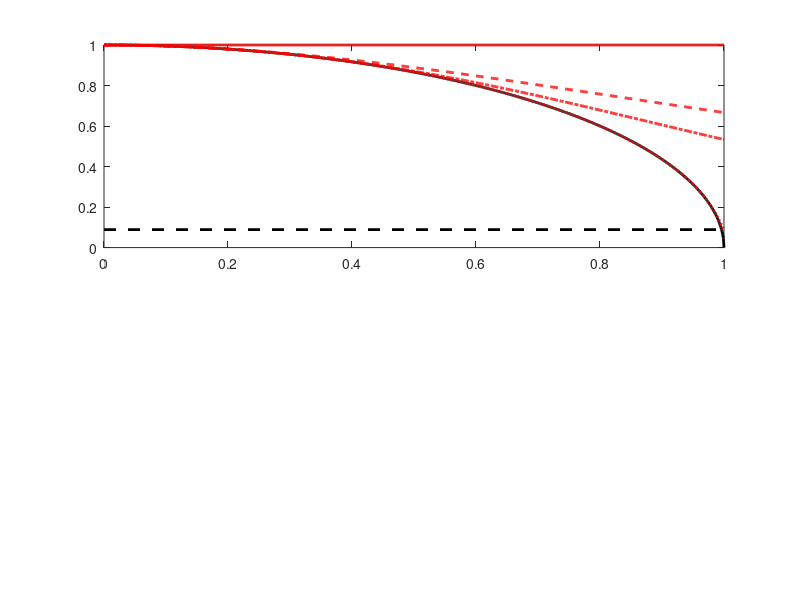

The MATLAB source for this figure: (Note: this script raises an error after producing the figure.)
%% clear close
clear
close all

%% constants
c =  299792458; % [m/s] speed of light
h = 6.62607015e-34;% [m^2 kg / s] Planck's Constant
kB = 5.670374419184429453970e-8; % [J?m?2?s?1?K?4] stefan-boltzmann constant
b = 2.897771955e-3; % [m?K] Wien's displacement constant
G = 6.6744e-11; % [m^3/(kg s)] gravitational constant
re = 6371000; % [m] earth's mean radius
Me = 5.97219e24; % [kg] earth's mass
Ms = 333000*Me; % [kg] sun's mass
eMax = c^2/2;
vGalaxy = 0.581152e6; %[m/s] how fast our galaxy is moving
planckl = @(lambda,T) 2*h*c^2./(lambda.^5.*(exp(h*c./(kB*lambda.*T))-1));
planckl_odd = @(lambda,T) 2*h*c^2./(lambda.^2.*(exp(h*c./(kB*lambda.*T))-1));
planckf = @(v,T) 2*h*v.^3./(c^2*(exp(h*v/(T))-1));
ly_per_parsec = 26/8;
ls_per_ly = 365*24*60*60;
m_per_ls = c;
m_per_parsec =  (m_per_ls * ls_per_ly * ly_per_parsec);
c_parsec = c / m_per_parsec;
G_parsec = G / (m_per_ls * ls_per_ly * ly_per_parsec)^3;

v_green = .55e-6;
m_green = v_green * h;
m_electron = 1e-31;
photon_per_electron = m_electron / m_green;

%% taylor series expantion of 1/gamma error
v_c = [0:1e-3:1];
gamma = sqrt(1-v_c.^2);
gamma_t1 = ones(size(v_c));
gamma_t2 = 1./(ones(size(v_c)) + 0.5*v_c.^2);
gamma_t3 = ones(size(v_c));
gamma_t6 = ones(size(v_c));
n = -.5;
p = n;
k = 100;
num = n;
for i = 1 : k - 1
    fac_i = factorial(i);
    c_i = num/fac_i;
    gamma_t6 = gamma_t6 + abs(c_i)*v_c.^(2*i);
    if i <=2
        gamma_t3 = gamma_t3 + abs(c_i)*v_c.^(2*i);
    end
    p = n - i;
    num = num*p;
end
gamma_t3 = 1./gamma_t3;
gamma_t6 = 1./gamma_t6;
figure()
subplot(2,1,1)
plot(v_c,gamma,'k','linewidth',2);
hold on
plot(v_c,gamma_t1,'-r','linewidth',2);
plot(v_c,gamma_t2,'--r','linewidth',2);
plot(v_c,gamma_t3,'-.r','linewidth',2);
plot(v_c,gamma_t6,':r','linewidth',2);
plot([0 1],[gamma_t6(end) gamma_t6(end)],'--k','LineWidth',2)
legend('$\frac{1}{\gamma}$','$1^{st}~Order$','$2^{nd}~Order$','$3^{rd}~Order$'...
    ,'$1000^{th}~Order$','$\frac{1}{\gamma}$ Estimate @ $\frac{1}{\gamma}=1$','Location','SW'...
    ,'fontsize',14,'interpreter','latex')
xlabel('v/c','FontSize',20,'interpreter','latex');
ylabel('$\frac{1}{\gamma}$ Estimate','FontSize',20,'interpreter','latex');
title({'$\frac{1}{\gamma}$ Estimates','Taylor Series Evaluated at v/c = 0'}...
    ,'FontSize',16,'interpreter','latex')
grid on
xticks([0:.1:1])
xticklabels([0:.1:1])
yticks([0:.1:1])
yticklabels([0:.1:1])
subplot(2,1,2)
plot(v_c,(gamma_t1-gamma),'-r','linewidth',2);
hold on
plot(v_c,(gamma_t2-gamma),'--r','linewidth',2);
plot(v_c,(gamma_t3-gamma),'-.r','linewidth',2);
plot(v_c,(gamma_t6-gamma),':r','linewidth',2);
plot([0 1],[gamma_t6(end)-gamma(end) gamma_t6(end)-gamma(end)],'--k','LineWidth',2)
legend('$1^{st}~Order$','$2^{nd}~Order$','$3^{rd}~Order$','$1000^{th}~Order$'...
    ,'$\frac{1}{\gamma}$ Error @ $\frac{1}{\gamma}=1$','Location','NW','fontsize',14,'interpreter','latex')
xlabel('v/c','FontSize',20,'interpreter','latex');
ylabel('$\frac{1}{\gamma}$ Error','FontSize',20,'interpreter','latex');
title({'$\frac{1}{\gamma}$ Error','Taylor Series Evaluated at v/c = 0'}...
    ,'FontSize',16,'interpreter','latex')
grid on
xticks([0:.1:1])
xticklabels([0:.1:1])
yticks([0:.1:1])
yticklabels([0:.1:1])

%% graph twin ages more with same acceleration when there is more travel
vfc = 0.5;
ax = 0.5*(vfc)^2;
gamma_inv = sqrt(1-ax/.5);
tp = [0:1e-2:3]*365*24*60*60;
x = vfc.*tp;
t = gamma_inv.*tp;
delta_t = tp - t;
fig = figure(1)
subplot(2,1,1);
plot(x/(365*24*60*60),delta_t/(365*24*60*60),'k','LineWidth',2);
xlabel('Distance Traveled (Light-Years)','FontSize',20);
ylabel({'Age Difference','(Years)'},'FontSize',20);
xticks([0:.1:3*vfc]);
yticks([0:.1:3]);
title('Traveling Twin at $\frac{1}{2}c$','Interpreter','latex','FontSize',20)
grid on
subplot(2,1,2);
plot(zeros(size(delta_t)),delta_t/(365*24*60*60),'k','LineWidth',2);
xlabel('Change in Acceleration From Original Profile','FontSize',20);
ylabel({'Age Difference','(Years)'},'FontSize',20);
yticks([0:.1:3]);
grid on
close(fig);

%% velocity is not the cause of time dilation
v1 = [0:.01:1];
v2 = [v1];
vr = (v1+v2)./(1+(v1.*v2));
fig = figure(1);
plot(vr,zeros(size(vr)),'k','LineWidth',2);
xlabel('Relative Velocity (Fraction of $c$)','FontSize',20,'Interpreter','latex');
ylabel('$\frac{dt_2}{dt_3}$','Interpreter','latex','FontSize',20);
xticks([0:.1:3*vfc]);
grid on


%% refraction correction
v = c*[0:1e-3:1-1e-3];
n_orig = c./v;
gamma_inv = sqrt(1-(v/c).^2);
n_new = flip(1./gamma_inv);
plot(n_orig, n_new);

%% circular orbit speed with relativity
Mg = 1e11*Ms; % pass of center of galaxy
rs  = G_parsec*Mg / c_parsec^2;
r = rs:1e-6:10;
Ve_c = m_per_parsec*sqrt(G_parsec*Mg ./ r)/c;
dt_dtp_P = sqrt(1-rs./r);
Ve_c_observed = Ve_c.*dt_dtp_P;
plot(r,Ve_c_observed);
set(gca,'XScale','log');

%% light-g ratio for different things
photons_Sun_per_Sec = 1e45;
obj.E.T = 287.039; % [K] average earth temperature
% avg temps
obj.sun.T = 5778;  % [K] average sun temperature
obj.V.T = 737;     % [K] average venus temperature
obj.E.T = 287.039; % [K] average earth temperature
obj.M.T = 210.372; % [K] average mars temperature
% https://www.google.com/url?sa=t&rct=j&q=&esrc=s&source=web&cd=&cad=rja&uact=8&ved=2ahUKEwi4hdjByaj5AhXBGVkFHUFJAgUQFnoECBMQAw&url=https%3A%2F%2Fwww.smartconversion.com%2F(X(1))%2FotherInfo%2FTemperature_of_planets_and_the_Sun.aspx&usg=AOvVaw0FW8wH3CVfbSVkNm2ae-Z2
obj.J.T = 165;     % [K] average Jupiter temperature
obj.sat.T = 134;   % [K] average Saturn temperature
obj.U.T = 76;      % [K] average Uranus temperature

% avg radius
obj.sun.r = 696.34e6; % [m] average sun radius 
obj.V.r = 6.0518e6;   % [m] average venus radius 
obj.E.r = re;         % [m] average earth radius 
obj.M.r = 3.3895e6;   % [K] average mars radius
obj.J.r = 69.911e6;   % [K] average Jupiter radius
obj.sat.r = 58.232e6; % [K] average Saturn radius
obj.U.r = 25.362e6;   % [K] average Uranus radius

% avg mass
obj.sun.M = 1.989e30; % [m] average sun radius 
obj.V.M = 4.867e24;   % [m] average venus radius 
obj.E.M = Me;         % [m] average earth radius 
obj.M.M = 6.39e23;   % [K] average mars radius
obj.J.M = 1.898e27;   % [K] average Jupiter radius
obj.sat.M = 5.683e26; % [K] average Saturn radius
obj.U.M = 8.681e25;   % [K] average Uranus radius

% get peak freq, power, power density, g, pwr den/g ratio
obj_names = fieldnames(obj);
figure(1);
hold off
colors = {[0 0 0]...
    ,     [1 1 0]...
    ,     [1 0 1]...
    ,     [0 1 1]...
    ,     [1 0 0]...
    ,     [0 1 0]...
    ,     [0 0 1]...
    };
for io = 1 : length(obj_names)
    obj_name = obj_names{io};
    lamb_peak = (b / obj.(obj_name).T);
    obj.(obj_name).f = c / (b / obj.(obj_name).T); % weins dispacement law to get peak freq
    obj.(obj_name).P  = 4*pi*obj.(obj_name).r^2 * obj.(obj_name).T^4 * kB;%integral(@(x) planckf(x,obj.(obj_name).T),obj.(obj_name).f/100,obj.(obj_name).f*100);%
    r_range = [obj.(obj_name).r:1000:obj.(obj_name).r+1e7];
    obj.(obj_name).Pd = obj.(obj_name).P ./ (4*pi*r_range.^2);
    obj.(obj_name).g  = G * obj.(obj_name).M ./ r_range.^2;
    obj.(obj_name).g2pd = obj.(obj_name).g ./ obj.(obj_name).Pd;
    obj.(obj_name).pd2g2f = (obj.(obj_name).Pd/obj.(obj_name).T^3) ./ obj.(obj_name).g;
    obj.(obj_name).EK_avg = obj.(obj_name).T*kB*3/2;
    obj.(obj_name).eK_avg = obj.(obj_name).T*kB*3/(2*obj.(obj_name).M);
    yyaxis right;
    plot(r_range-obj.(obj_name).r,obj.(obj_name).g2pd*1e3,'-','Color',colors{io},'linewidth',1);
    yyaxis left;
    plot(0,obj.(obj_name).T^3/1e8,'x','Color',colors{io},'linewidth',1);
    hold on
end
legend(obj_names,'location','best');
yyaxis right;
ylabel('Power Density to Gravitational Acceleration Ratio');
yyaxis left;
ylabel('Temperature [K]');
xlabel('Distant (r) away from Surface');
set(gca,'YScale','log');
yyaxis right;
set(gca,'YScale','log');
%% wave path length for different light wave lengths
f_green_0 = 5.45e15;
lambda_green_0 = c/f_green_0;
t0 = 0;
tend = 1 / f_green_0;
t = t0:tend/1e3:tend;
wave0 = @(t) sin(2*pi*f_green_0*t);
signal0 = wave0(t);
[~,idx_max] = max(signal0);
lambda_est = c*t(idx_max)*4;
delta_v = c/5;
dx_dxp=sqrt(1-(delta_v/c)^2);
tau = delta_v/c;
n = 1/(1-tau);
v0 = c;
v1 = v0/n;
lambda_green_1 = v1 / f_green_0;
f_green_1 = c/lambda_green_1;
wave1 = @(t) sin(2*pi*f_green_0*t*n);
signal1 = wave1(t);

figure(1);
plot(t*c,signal0);
hold on
plot(t*c,signal1,'--');

S0 = sum(sqrt((signal0(2:end) - signal0(1:end-1)).^2 + (c*(t(2)-t(1)))^2));
S1 = sum(sqrt((signal1(2:end) - signal1(1:end-1)).^2 + (c*(t(2)-t(1)))^2));

%% test different dx_dxp functionsx
dt_dtp = [0.1:1e-6:1];
v1_p = sqrt(1-dt_dtp.^2);
dx_dxp = sqrt(1-v1_p.^2);
dx_dxp_weird = (1-v1_p.^2);
dx_dt = dx_dxp_weird ./ dt_dtp;

figure(1);
subplot(3,1,1)
plot(v1_p,v1_p.*dx_dxp_weird./dt_dtp,'k','LineWidth',3);
grid on
xlabel('$\frac{v''}{c}$','interpreter','latex','fontsize',20);
ylabel('$\frac{v}{c}$','interpreter','latex','fontsize',20);
title('$\frac{dx}{dx''}<\frac{1}{\gamma}$','interpreter','latex','fontsize',20);
xticks([0:.1:1]);
yticks([0:.1:1]);

subplot(3,1,2)
plot(v1_p,v1_p.*dx_dxp./dt_dtp,'k','LineWidth',3);
grid on
xlabel('$\frac{v''}{c}$','interpreter','latex','fontsize',20);
ylabel('$\frac{v}{c}$','interpreter','latex','fontsize',20);
title('$\frac{dx}{dx''}=\frac{1}{\gamma}$','interpreter','latex','fontsize',20);
xticks([0:.1:1]);
yticks([0:.1:1]);

subplot(3,1,3)
plot(v1_p,v1_p./dt_dtp,'k','LineWidth',3);
grid on
xlabel('$\frac{v''}{c}$','interpreter','latex','fontsize',20);
ylabel('$\frac{v}{c}$','interpreter','latex','fontsize',20);
title('$\frac{dx}{dx''}>\frac{1}{\gamma}$','interpreter','latex','fontsize',20);
hold on
plot([0 1],[1 1],'r--','LineWidth',2)
xticks([0:.1:1]);
yticks([0:1:10]);
theselabels = yticklabels;
theselabels{2} = 'c';
yticklabels(theselabels);

%% alpha centauri trip distance changed
vp = 0;
dt_dtp = 0.5;
v1_p = sqrt(1-dt_dtp^2);
distAS_p = 4; % [light years] approx distance to alpha centauri
time_p = distAS/v1_p; % [years] time it takes to get there
time_m = time_p * dt_dtp;
distAS_m = time_m * v1_p;
dx_dxp_mesured = distAS_m / distAS_p;
delta_error = dx_dxp_mesured - dt_dtp;
delta_vel = v1_p - V1_m_if;

%% GPS test
dtGPS = 1; % GPS dt'
GPSfaster = 45e-6/(24*60^2); % 45us/day faster
dte = dtGPS - dtGPS*GPSfaster; % earth dt
deltaGPS_t = dte-dtGPS; % 45us/day slower
delta_GPS_r = 1e3; % [m] GPS altitude above ground level
rGPS = re + delta_GPS_r; % [m] GPS distance from center of earth
drGPS = delta_GPS_r/1e5;
r = re:drGPS:rGPS;
g = Me*G./r.^2;
dSE = g.*drGPS;
deltaSE = cumsum(dSE);
dSEend = deltaSE(end);
dt1_dt2 = dtGPS*sqrt(1-dSEend/eMax); % agrees with deltaGPS_t in line 13
grad_t = (dt1_dt2-dtGPS)/delta_GPS_r;
dv = delta_GPS_r/dtGPS;
a_est = (eMax/delta_GPS_r)*(1-(dv*grad_t+1)^2);
gGPS = G*Me/rGPS^2;
ge = G*Me/re^2;
g_est = G*Me*(1/re - 1/rGPS)/delta_GPS_r;%(gGPS^dtGPS*ge^dte)^(1/(dtGPS + dte)); % matches a_est line 25
d_error = g_est - a_est;
p_error = 100*d_error/g_est;

%% mean gradient test
fr = @(x) 1 ./ x.^2;
mean_fr = integral(fr,2,3);
geoMean_fr = sqrt(fr(2)*fr(3));
%% twins travel together first
dist = 1; %lt-sec
v0 = 0.2; % percent c for both twins at start wrt original reference frame
v1 = 0; % "moving" twin drops back to 0 wrt original reference frame (-0.5 wrt "stationary" twin)
v2_0 = 0.2; % how fast (percent c) the "moving" twin catches back up from the twins' perspective
v2 = (v0 + v2_0) / (1 + v0*v2_0); % how fast (percent c) the "moving" twin catches back up from the original frame's perspective

dts_dtp = sqrt(1-.5); % "stationary" twin's time dilation wrt original reference frame
dt1_dtp = sqrt(1-v1); % "moving" twin's time dilation wrt original reference frame at t1
dt2_dtp = sqrt(1-v2); % "moving" twin's time dilation wrt original reference frame at t2
t_away = dist / v0; % how much time passes for away trip (t1-t0), in original reference frame time, to cover distance
t_return = dist / (v2 - v0);  % how much time passes for return trip (t2-t1), in original reference frame time, covers original distance and then some because "stationary" twin is moving at 0.5c

total_dts = sum(dts_dtp*[t_away  t_return]); % total passing of time, from start of twin's separation, for "stationary" twin, as measured by "stationary" twin
total_dtm = sum([dt1_dtp*(t_away)  dt2_dtp*(t_return)]); % total passing of time, from start of twin's separation, for "moving" twin, as measured by "moving" twin
ts = (t_away + t_return)*(1+v0*v0)*dts_dtp^-1;
tm = t_return*(1+v2*v2)*dt2_dtp^-1;

%% space differential
v = 0.5; % fraction of c
fc = 1; % fraction of c

dt_dtp = sqrt(1-v);
time = 1; % light-second
dp = 1;
d = (fc-v) * time;
dx_dxp = (d / dt_dtp);

%% space differential 2
v = 2; % fraction speed of light
gamma = 1/sqrt(1-v^2);
dx_dxp = (fc/(v*gamma));
dx_dxp2 = sqrt(fc^2/v^2-1);

%% testing solar gravity as light
a_e2s =  0.006; % [m/s^2] acceleration of earth 2 sun
dr  = 1e3; % [m] precision
dt  = sqrt(2*dr/a_e2s);
SW = a_e2s*dr;
dt_dtp = sqrt(1 - SW / c^2);

rSunE = 152.03e9; % [m] distance from sun to earth
de2 = rSunE + dr; % [m] distance from sun to earth plus precision
P_sun = 3.9e26; % [W] [kg m^2/s^2 /s] energy during duration
E_sun = P_sun * dt; % [kg m^2/s^2] energy during duration
Ade1 = 4*pi*rSunE^2;
Ade2 = 4*pi*de2^2;
E_e1 = E_sun / (Ade1);
E_e2 = E_sun / (Ade2);
dE_e = E_e1 - E_e2;
a_e2s_est = dE_e / dr;

%% solar time derivative gradient
dtSunE_far = 1;
delta_SunE_r = eMax; % [m] Additional distance
rSunE_far = rSunE + delta_SunE_r; % [m] earth distance from center of Sun
drSunE = delta_SunE_r/c;
r = rSunE:drSunE:rSunE_far;
g = Ms*G./r.^2;
dSE = g.*drSunE;
deltaSE = cumsum(dSE);
dSEend = deltaSE(end);
dt1_dt2 = dtSunE_far*sqrt(1-dSEend/eMax); % agrees with deltaGPS_t in line 13
grad_t = (dt1_dt2-dtSunE_far)/delta_SunE_r;
dv = delta_SunE_r/dtSunE_far;
a_est = (eMax/delta_SunE_r)*(1-(dv*grad_t+1)^2);
gSunE_far = G*Ms/rSunE_far^2;
gSunE = G*Ms/rSunE^2;
g_est = sqrt(gSunE_far*gSunE);%(gGPS^dtGPS*ge^dte)^(1/(dtGPS + dte)); % matches a_est line 25
d_error = g_est - a_est;
p_error = 100*d_error/g_est;

%% total specific energy time dilation
ep_emax = 1/3;
ek_emax = sqrt(2);
gamma_inv_SQ_ep = 1 - ep_emax;
gamma_inv_SQ_ek = 1 - ek_emax;
tau_SQ_ep = 1 - gamma_inv_SQ_ep;
tau_SQ_ek = 1 - gamma_inv_SQ_ek;
tau_SQ_eT = tau_SQ_ep + tau_SQ_ek;
gamma_inv_SQ_eT = 1 - tau_SQ_eT;
gamma_inv_SQ_eT2 = 1 - ep_emax - ek_emax;
delta = gamma_inv_SQ_eT - gamma_inv_SQ_eT2;

%% speed changes imperceptably
v = [0.9:1e-5:1-1e-5];
vp = 2*v./(1+v.^2);
plot(v,vp,'k','LineWidth',3)
xlabel('Velocity of Objects Going in Opposite Directions','FontSize',16);
ylabel('Velocity of Moving Objects as Seen By Moving Objects','FontSize',16);
grid on
title('Changes In Speed Becomes Imperceptable When Approaching c','FontSize',16)

%% mass or speed of a photon
lambda1 = 1e-6;
lambda2 = 11e-6;
E1 = h*c/lambda1;
E2 = h*c/lambda2;
m1 = 2 * h / (lambda1*c);
c2  = 2 * h / (lambda2*m1);
m2 = 2 * h / (lambda2*c);

%% GPS


disp("done");
